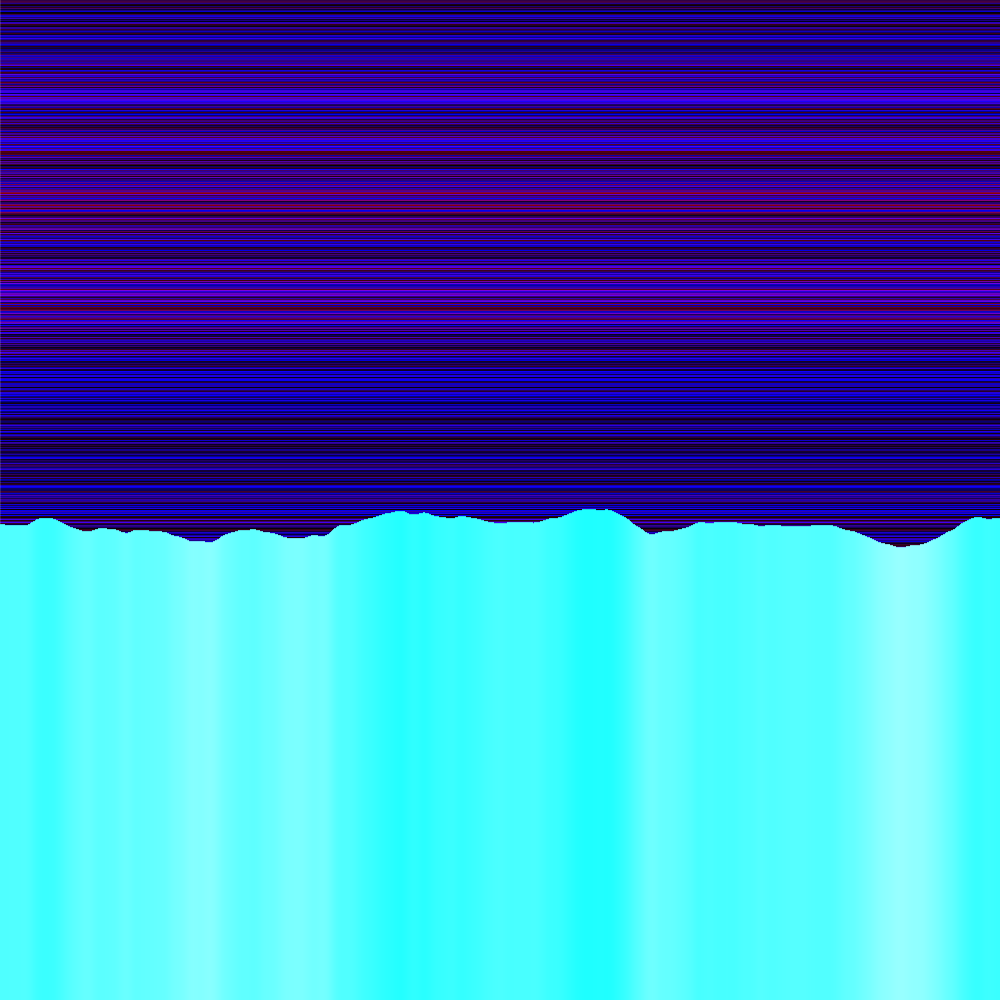
Frame 1 (no input)
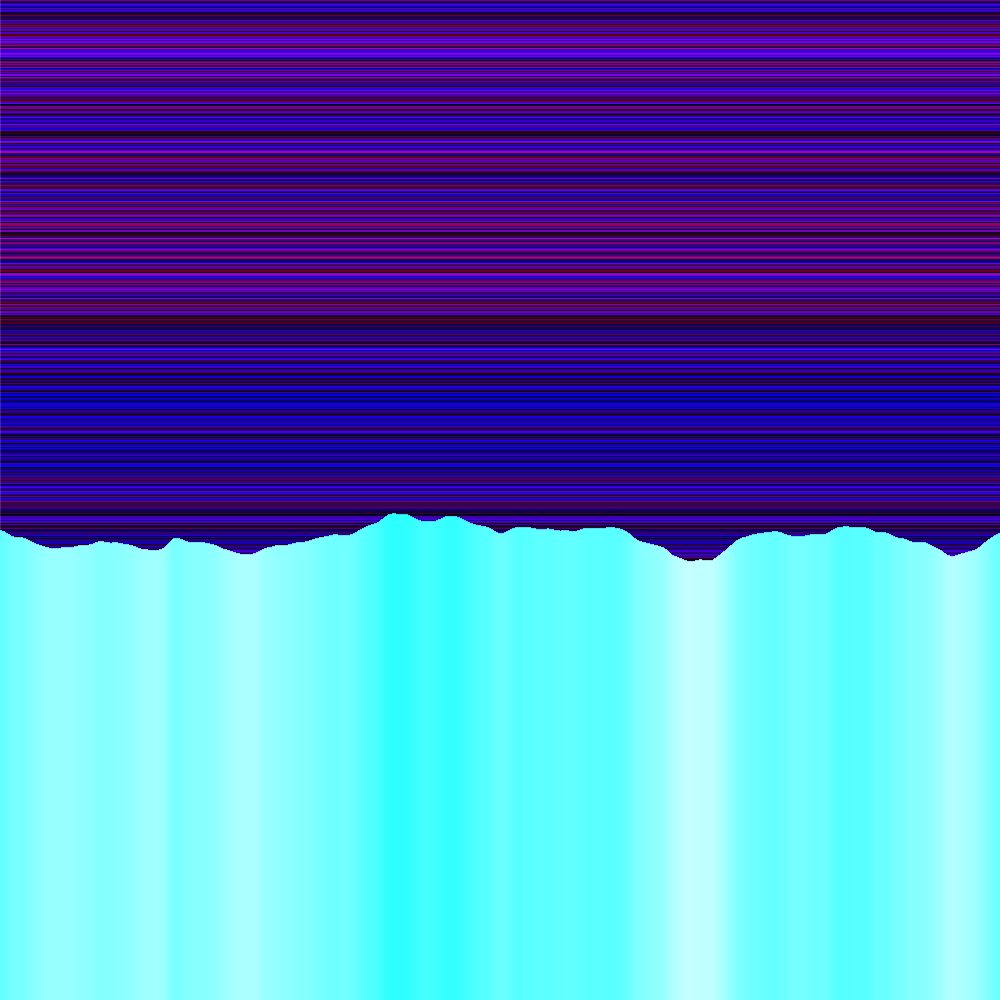
Frame 60 (the mouse pressed at the canvas centre just before this capture)
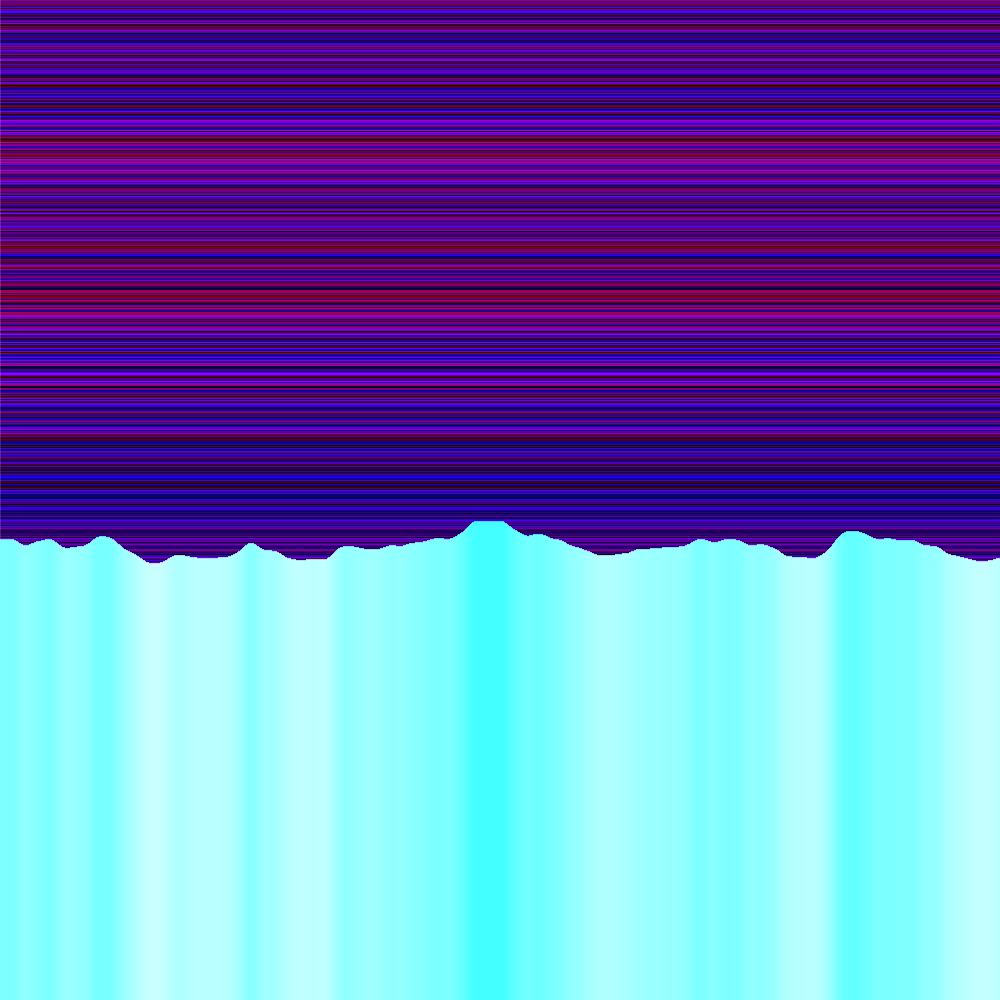
Frame 120 (the mouse held since frame 60 and released just before this capture)

The Processing sketch that drew these frames (run headless with seeded random() and noise(); from frame 60 on, the mouse is pressed at the canvas centre):

// Processing sketch: testingnoise
// ── testingnoise.pde
//By Rob 'Gorrilla Ribs' Miller
//Prog's dank as swain's raven
//almust dank as shrek's dank kush, but cant be cuz shrek's dank kush

float ex = 0;
float why = 0;
float noiseScale=0.01;
float scaleNoise=0.01;

void setup(){
 
  size(1000, 1000);
}

void draw() {
  background(255);
  //up/down, sik color
 //ex = ex + 5;
  //for (int x=0; x < width; x++) {
    //float valNoise = noise((500+x)*scaleNoise, ex*scaleNoise);
    //stroke(valNoise*random(255), random(0), random(255));
   // line(x, -500+valNoise*80, x, height);
 // }
  //sideways?
  ex = ex +5;
  why = why + 5;
   for (int x=0; x < height; x++) {
    float valNoise = noise((500+x)*scaleNoise, ex*scaleNoise);
    stroke(valNoise*random(255), random(0), random(255));
    line(valNoise*80 + width, x, 0, x);
  }
  //int[] intensity = new int[1];
  //up/down, cyan
  //if (mouseX ) {
    //noiseScale = noiseScale + 0.01;
  //}  //Flying Penisis

  ex = ex + 5;
  for (int x=0; x < width; x++) {
    float noiseVal = noise((500+x)*noiseScale, ex*noiseScale);
    stroke(noiseVal*255, 255, 255);
    line(x, 500+noiseVal*80, x, height);
  }
     if(mousePressed) {
  println(atan2(mouseX, mouseY));
  }
}
